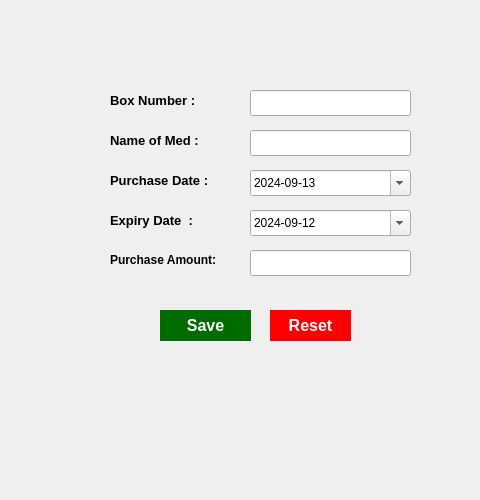
<?xml version="1.0" encoding="UTF-8"?>
<ui version="4.0">
 <class>addbox</class>
 <widget class="QDialog" name="addbox">
  <property name="windowModality">
   <enum>Qt::ApplicationModal</enum>
  </property>
  <property name="geometry">
   <rect>
    <x>0</x>
    <y>0</y>
    <width>480</width>
    <height>500</height>
   </rect>
  </property>
  <property name="tabletTracking">
   <bool>false</bool>
  </property>
  <property name="windowTitle">
   <string>Add new Box</string>
  </property>
  <widget class="QLabel" name="label">
   <property name="geometry">
    <rect>
     <x>110</x>
     <y>90</y>
     <width>121</width>
     <height>20</height>
    </rect>
   </property>
   <property name="font">
    <font>
     <pointsize>10</pointsize>
     <bold>true</bold>
    </font>
   </property>
   <property name="text">
    <string>Box Number :</string>
   </property>
  </widget>
  <widget class="QLineEdit" name="BoxNumberIn">
   <property name="geometry">
    <rect>
     <x>250</x>
     <y>90</y>
     <width>161</width>
     <height>26</height>
    </rect>
   </property>
  </widget>
  <widget class="QLabel" name="label_2">
   <property name="geometry">
    <rect>
     <x>110</x>
     <y>170</y>
     <width>131</width>
     <height>20</height>
    </rect>
   </property>
   <property name="font">
    <font>
     <pointsize>10</pointsize>
     <bold>true</bold>
    </font>
   </property>
   <property name="text">
    <string>Purchase Date :</string>
   </property>
  </widget>
  <widget class="QLabel" name="label_3">
   <property name="geometry">
    <rect>
     <x>110</x>
     <y>210</y>
     <width>121</width>
     <height>20</height>
    </rect>
   </property>
   <property name="font">
    <font>
     <pointsize>10</pointsize>
     <bold>true</bold>
    </font>
   </property>
   <property name="text">
    <string>Expiry Date  :</string>
   </property>
  </widget>
  <widget class="QLabel" name="label_4">
   <property name="geometry">
    <rect>
     <x>110</x>
     <y>250</y>
     <width>141</width>
     <height>20</height>
    </rect>
   </property>
   <property name="font">
    <font>
     <bold>true</bold>
    </font>
   </property>
   <property name="text">
    <string>Purchase Amount:</string>
   </property>
  </widget>
  <widget class="QLineEdit" name="purAmountin">
   <property name="geometry">
    <rect>
     <x>250</x>
     <y>250</y>
     <width>161</width>
     <height>26</height>
    </rect>
   </property>
  </widget>
  <widget class="QPushButton" name="SaveBt">
   <property name="geometry">
    <rect>
     <x>160</x>
     <y>310</y>
     <width>91</width>
     <height>31</height>
    </rect>
   </property>
   <property name="font">
    <font>
     <pointsize>12</pointsize>
     <bold>true</bold>
    </font>
   </property>
   <property name="styleSheet">
    <string notr="true">QPushButton
{
border:none;
color:white;
background-color:rgb(0, 108, 0);
border-radius:50px;
}</string>
   </property>
   <property name="text">
    <string>Save</string>
   </property>
  </widget>
  <widget class="QPushButton" name="ResetBt">
   <property name="geometry">
    <rect>
     <x>270</x>
     <y>310</y>
     <width>81</width>
     <height>31</height>
    </rect>
   </property>
   <property name="font">
    <font>
     <pointsize>12</pointsize>
     <bold>true</bold>
    </font>
   </property>
   <property name="styleSheet">
    <string notr="true">QPushButton
{
border:none;
color:white;
background-color:red;
border-radius:30px;
}</string>
   </property>
   <property name="text">
    <string>Reset</string>
   </property>
  </widget>
  <widget class="QDateEdit" name="PurDatein">
   <property name="geometry">
    <rect>
     <x>250</x>
     <y>170</y>
     <width>161</width>
     <height>26</height>
    </rect>
   </property>
   <property name="frame">
    <bool>true</bool>
   </property>
   <property name="keyboardTracking">
    <bool>true</bool>
   </property>
   <property name="minimumDateTime">
    <datetime>
     <hour>0</hour>
     <minute>0</minute>
     <second>0</second>
     <year>2024</year>
     <month>9</month>
     <day>13</day>
    </datetime>
   </property>
   <property name="displayFormat">
    <string>yyyy-MM-dd</string>
   </property>
   <property name="calendarPopup">
    <bool>true</bool>
   </property>
   <property name="currentSectionIndex">
    <number>0</number>
   </property>
  </widget>
  <widget class="QDateEdit" name="ExpiryDatein">
   <property name="enabled">
    <bool>true</bool>
   </property>
   <property name="geometry">
    <rect>
     <x>250</x>
     <y>210</y>
     <width>161</width>
     <height>26</height>
    </rect>
   </property>
   <property name="frame">
    <bool>true</bool>
   </property>
   <property name="minimumDateTime">
    <datetime>
     <hour>0</hour>
     <minute>0</minute>
     <second>0</second>
     <year>2024</year>
     <month>9</month>
     <day>12</day>
    </datetime>
   </property>
   <property name="displayFormat">
    <string>yyyy-MM-dd</string>
   </property>
   <property name="calendarPopup">
    <bool>true</bool>
   </property>
  </widget>
  <widget class="QLabel" name="label_5">
   <property name="geometry">
    <rect>
     <x>110</x>
     <y>130</y>
     <width>131</width>
     <height>20</height>
    </rect>
   </property>
   <property name="font">
    <font>
     <pointsize>10</pointsize>
     <bold>true</bold>
    </font>
   </property>
   <property name="text">
    <string>Name of Med :</string>
   </property>
  </widget>
  <widget class="QLineEdit" name="nameIn">
   <property name="geometry">
    <rect>
     <x>250</x>
     <y>130</y>
     <width>161</width>
     <height>26</height>
    </rect>
   </property>
  </widget>
 </widget>
 <resources/>
 <connections/>
</ui>
